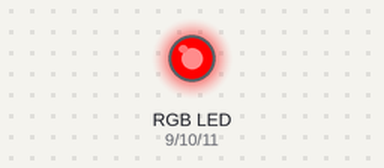
The sketch below on a simulated Arduino Uno, built with avr-gcc and run on an emulated ATmega328P. On the bench: an RGB LED mixed from three pins (HIGH = lit).

Above: at 0.2 s.
At 1.2 s:
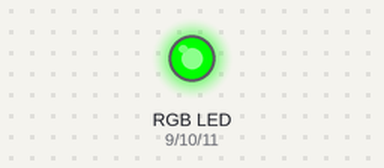
At 2.2 s:
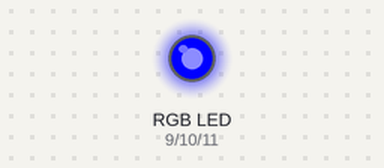
At 5.7 s:
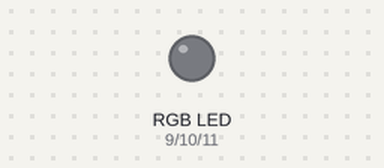
Timing chart, 0 to 6.9 s (numbered marks = the images above):
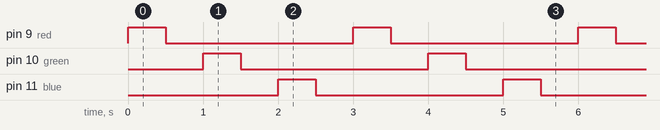

The sketch:

rgbled.ino
```cpp
/*
 제목		: 3색 LED 깜박이기
 내용		: 3색 LED를 오렌지 보드에 연결하여 색상별로 깜빡이도록 해봅시다.
 */

// 3색 LED의 각 핀을 9, 10, 11번으로 설정합니다.(빨강 = 9, 초록 = 10, 파랑 = 11)
int red = 9;
int green = 10;
int blue = 11;

// 실행시 가장 먼저 호출되는 함수이며, 최초 1회만 실행됩니다.
// 변수를 선언하거나 초기화를 위한 코드를 포함합니다.
void setup() {
	// 3색 LED의 각 핀을 OUTPUT으로 설정합니다.
	pinMode(red, OUTPUT);
	pinMode(green, OUTPUT);
	pinMode(blue, OUTPUT);
}

// setup() 함수가 호출된 이후, loop() 함수가 호출되며,
// 블록 안의 코드를 무한히 반복 실행됩니다.
void loop() {
	// 3색 LED의 빨간색 LED가 켜지도록 합니다.
	digitalWrite(red, HIGH);
	// 0.5초 동안 대기합니다.
	delay(500);
	// 3색 LED의 빨간색 LED가 꺼지도록 합니다.
	digitalWrite(red, LOW);
	// 0.5초 동안 대기합니다.
	delay(500);

	// 3색 LED의 초록색 LED가 켜지도록 합니다.
	digitalWrite(green, HIGH);
	// 0.5초 동안 대기합니다.
	delay(500);
	// 3색 LED의 초록색 LED가 꺼지도록 합니다.
	digitalWrite(green, LOW);
	// 0.5초 동안 대기합니다.
	delay(500);

	// 3색 LED의 파란색 LED가 켜지도록 합니다.
	digitalWrite(blue, HIGH);
	// 0.5초 동안 대기합니다.
	delay(500);
	// 3색 LED의 파란색 LED가 꺼지도록 합니다.
	digitalWrite(blue, LOW);
	// 0.5초 동안 대기합니다.
	delay(500);
}
```

Measured:
- by itself, pin 9 (red), pin 10 (green), pin 11 (blue): alternates HIGH for 0.50 s and LOW for 2.5 s
- by itself, everything shown: repeats every 3.0 s, in 6 steps
